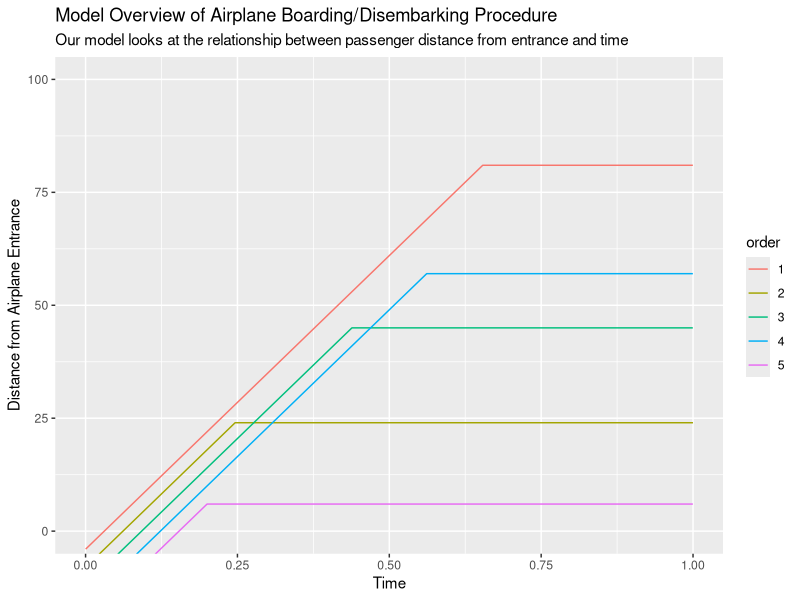
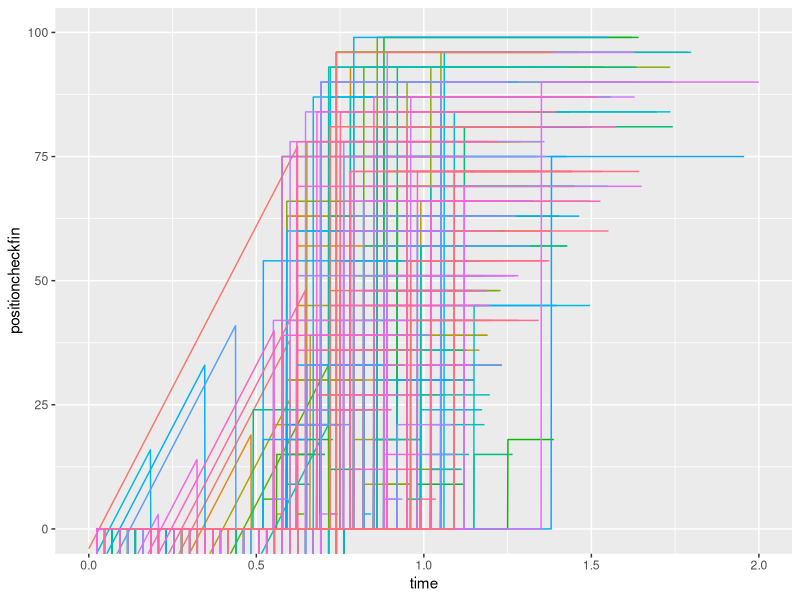
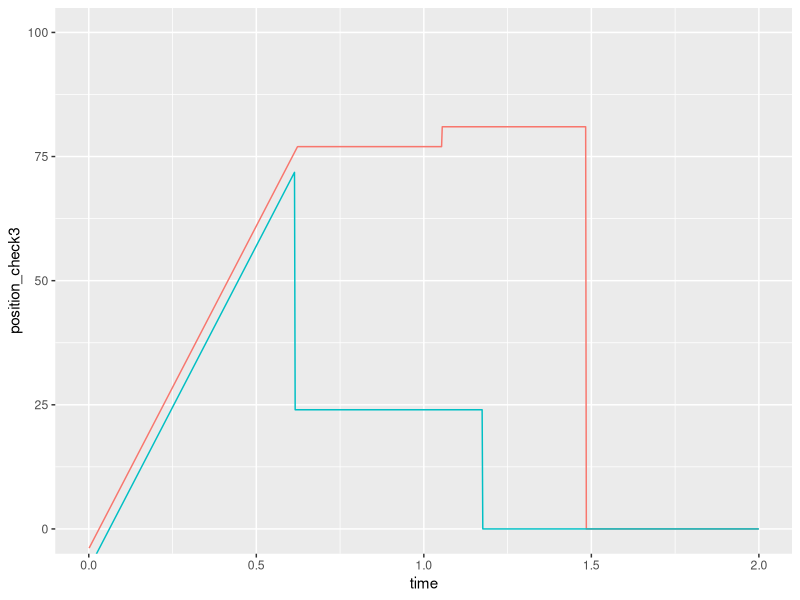

Write R code to recreate these figures, in order.
## ---- chunk 1
knitr::opts_chunk$set(echo = TRUE)
library(tidyverse)

## ---- chunk 2
#20 Passenger Identity

passenger_identity6 <- tibble(walking_speed = sample(x= c(130, 138, 126), size = 6, prob = c(0.35, 0.40, 0.25), replace = TRUE),
       priority = sample(x = c(0,1), size = 6, prob = c(0.95,0.5), replace = TRUE),
       trouble_some = sample(x = c(0,1,2,3,4), size = 6, prob = c(0.55, 0.75, 0.45, 0.35, 0.10), replace = TRUE))%>%
  mutate(queue_check = ifelse(priority == 1,
                               0, 
                               1)) %>%
  mutate(queue_wrong = ifelse(queue_check == 1,
                                ifelse(trouble_some == 0,
                                        sample(x= c(1,0),size = 6, replace = TRUE, prob = c(0, 1)),
                                   ifelse(trouble_some == 1, 
                                       sample(x= c(1,0),size = 6, replace = TRUE, prob = c(0.1, 0.9)),
                                        ifelse(trouble_some == 2,
                                               sample(x= c(1,0),size = 6, replace = TRUE, prob = c(0.3, 0.7)),
                                               ifelse(trouble_some == 3,
                                                       sample(x= c(1,0),size = 6, replace = TRUE, prob =c(0.5,0.5)),
                                                       sample(x= c(1,0),size = 6, replace = TRUE, prob = c(0.7, 0.3))
                                                               )))), 
                               0))%>% 
  mutate(luggage_num = sample(x = c(0,1,2,3), size = 6, replace = TRUE, prob = c(0.1, 0.55, 0.20, 0.15)))%>%
  mutate(seat_assign_letter = sample(x = c(rep("A",1),rep("B",1),rep("C",1),rep("D",1),rep("E",1),rep("F",1)), replace = FALSE))%>%
  arrange(seat_assign_letter)%>%
  mutate(seat_row_number = c(1,1,1,1,1,1))%>%
  mutate(seat_spot = ifelse(seat_assign_letter == "A"|seat_assign_letter == "F", 3, 
                             ifelse(seat_assign_letter == "B"|seat_assign_letter == "E",2,
                                     1)))%>%
  mutate(order = sample(x= 1:6, size =6))%>%
  summarise(walking_speed, priority, trouble_some, queue_wrong,luggage_num, seat_assign_letter,seat_row_number, seat_spot,order)

passenger_identity6


## ---- chunk 3
# Passenger Identity

set.seed(1)


passenger_identity1 <- tibble(walking_speed = sample(x= c(130, 130, 130), size = 195, prob = c(0.35, 0.40, 0.25), replace = TRUE),
       priority = sample(x = c(0,1), size = 195, prob = c(0.95,0.5), replace = TRUE),
       trouble_some = sample(x = c(0,1,2,3,4), size = 195, prob = c(0.55, 0.75, 0.45, 0.35, 0.10), replace = TRUE))%>%
  mutate(queue_check = ifelse(priority == 1,
                               0, 
                               1)) %>%
  mutate(queue_wrong = ifelse(queue_check == 1,
                                ifelse(trouble_some == 0,
                                        sample(x= c(1,0),size = 195, replace = TRUE, prob = c(0, 1)),
                                   ifelse(trouble_some == 1, 
                                       sample(x= c(1,0),size = 195, replace = TRUE, prob = c(0.1, 0.9)),
                                        ifelse(trouble_some == 2,
                                               sample(x= c(1,0),size = 195, replace = TRUE, prob = c(0.3, 0.7)),
                                               ifelse(trouble_some == 3,
                                                       sample(x= c(1,0),size = 195, replace = TRUE, prob =c(0.5,0.5)),
                                                       sample(x= c(1,0),size = 195, replace = TRUE, prob = c(0.7, 0.3))
                                                               )))), 
                               0))%>% 
  mutate(luggage_num = sample(x = c(0,1,2,3), size = 195, replace = TRUE, prob = c(0.1, 0.55, 0.20, 0.15)))%>%
  mutate(seat_assign_letter = sample(x = c(rep("A",33),rep("B",33),rep("C",33),rep("D",32),rep("E",32),rep("F",32)), replace = FALSE))%>%
  arrange(seat_assign_letter)%>%
  mutate(seat_row_number = c(1:33,1:33,1:33,1:32,1:32,1:32))%>%
  mutate(seat_spot = ifelse(seat_assign_letter == "A"|seat_assign_letter == "F", 3, 
                             ifelse(seat_assign_letter == "B"|seat_assign_letter == "E",2,
                                     1)))%>%
  summarise(walking_speed, priority, trouble_some, queue_wrong,luggage_num, seat_assign_letter,seat_row_number, seat_spot)
  
  









## ---- chunk 4
# simulation1
# set.seed(1)
# 
# passenger_1 <- passenger_identity1%>%
#   mutate(walking_distance = seat_row_number*3)%>%
#   mutate(walking_time_min = walking_distance/walking_speed)%>%
#   mutate(order =sample(x=1:195,replace = FALSE))%>%
#   mutate(time_before_enter = order*0.08+2)%>%
#   arrange(order)%>%
#   mutate(sit_duration =2*trouble_some+10+2*seat_spot)%>%
#   filter(order == 1)
# 
# passenger_2 <- passenger_identity1%>%
#   mutate(walking_distance = seat_row_number*3)%>%
#   mutate(walking_time_min = walking_distance/walking_speed)%>%
#   mutate(order =sample(x=1:195,replace = FALSE))%>%
#   mutate(time_before_enter = order*0.08+2)%>%
#   arrange(order)%>%
#   mutate(sit_duration =2*trouble_some+10+2*seat_spot)%>%
#   filter(order == 2)
# 
# 
# passenger_3 <- passenger_identity1%>%
#   mutate(walking_distance = seat_row_number*3)%>%
#   mutate(walking_time_min = walking_distance/walking_speed)%>%
#   mutate(order =sample(x=1:195,replace = FALSE))%>%
#   mutate(time_before_enter = order*0.08+2)%>%
#   arrange(order)%>%
#   mutate(sit_duration =2*trouble_some+10+2*seat_spot)%>%
#   filter(order == 3)
# 
# 
#   
#   
# 
# 
# a <- function(x){ 
#   ifelse(( x < passenger_1$walking_time_min),passenger_1$walking_speed*x,
#          ifelse((passenger_1$walking_time_min<x & x<passenger_1$seat_spot),passenger_1$seat_row_number*3, 
#                 NA)) 
# } 
# 
# b <- function(x){  
#   ifelse((passenger_2$walking_speed*x+4 > passenger_1$walking_speed*x), 
# 
#                           ifelse((4/(passenger_2$walking_speed-passenger_1$walking_speed)<x & x<passenger_1$walking_time_min),passenger_1$walking_speed*x-4, #2
#                                                                                                          
#                           ifelse((passenger_1$walking_time_min<x & x<(passenger_1$sit_duration+passenger_1$walking_time_min)),passenger_1$walking_distance-4, #3
#                 
#                 ifelse(((passenger_1$sit_duration+passenger_1$walking_time_min)<x & x<(passenger_1$walking_time_min+passenger_1$sit_duration+(passenger_2$walking_distance-passenger_1$walking_distance)/passenger_2$walking_speed)),(passenger_2$walking_speed*x-4*(passenger_2$walking_speed)*passenger_1$sit_duration/4-4*n),
#                        ifelse(x>(passenger1$walking_time_min+passenger_1$sit_duration+(passenger_2$walking_distance-passenger_1$walking_distance)/passenger_2$walking_speed),passenger_2$walking_distance,NaN)))),
#     
#     ifelse(( x < passenger_2$walking_time_min),passenger_2$walking_speed*x-4*n,
#          ifelse((passenger_2$walking_time_min<x & x<passenger_2$sit_duration+passenger_2$walking_time_min),passenger_2$walking_distance-4*n,NaN))) }
# 
# 
# c <- function(x){  
#   ifelse((passenger_3$walking_speed*x+4 > passenger_2$walking_speed*x), 
# 
#                           ifelse((4/(passenger_3$walking_speed-passenger_2$walking_speed)<x & x<passenger_2$walking_time_min),passenger_2$walking_speed*x-4, #2
#                                                                                                          
#                           ifelse((passenger_1$walking_time_min<x & x<(passenger_2$sit_duration+passenger_2$walking_time_min)),passenger_2$walking_distance-4, #3
#                 
#                 ifelse(((passenger_2$sit_duration+passenger_2$walking_time_min)<x & x<(passenger_2$walking_time_min+passenger_2$sit_duration+(passenger_3$walking_distance-passenger_2$walking_distance)/passenger_3$walking_speed)),(passenger_3$walking_speed*x-4*(passenger_3$walking_speed)*passenger_2$sit_duration/4-4*n),
#                        ifelse(x>(passenger1$walking_time_min+passenger_1$sit_duration+(passenger_3$walking_distance-passenger_2$walking_distance)/passenger_3$walking_speed),passenger_3$walking_distance,NaN)))),
#     
#     ifelse(( x < passenger_3$walking_time_min),passenger_3$walking_speed*x-4*n,
#          ifelse((passenger_3$walking_time_min<x & x<passenger_3$sit_duration+passenger_3$walking_time_min),passenger_3$walking_distance-4*n,NaN))) }
# 
# 
# 
# 
# plot(a, col = "red") 
# plot(b, col = "red") 
# plot(c,  col = "red") 
# 
# par(new=TRUE)
# 
# abline(v = 0, h = 0)

## ---- chunk 5
#Simulation_Trial1_Error!


# set.seed(1)
# for (n in 2:4) {
#   m <- passenger_identity1%>%
#   mutate(walking_distance = seat_row_number*3)%>%
#   mutate(walking_time_min = walking_distance/walking_speed)%>%
#   mutate(order =sample(x=1:195,replace = FALSE))%>%
#   mutate(time_before_enter = order*0.08+2)%>%
#   arrange(order)%>%
#   mutate(sit_duration =0.03*trouble_some+0.17+0.03*seat_spot)%>%
#   filter(order == n)
#   
#   p <- passenger_identity1%>%
#   mutate(walking_distance = seat_row_number*3)%>%
#   mutate(walking_time_min = walking_distance/walking_speed)%>%
#   mutate(order =sample(x=1:195,replace = FALSE))%>%
#   mutate(time_before_enter = order*0.08+2)%>%
#   arrange(order)%>%
#   mutate(sit_duration =0.03*trouble_some+0.17+0.03*seat_spot)%>%
#   filter(order == n-1)
#   set.seed(1)
#   a <- function(x){  
#   ifelse((m$walking_speed*x > p$walking_speed*x), 
#                            # ifelse( x < 4/(m$walking_speed-p$walking_speed),m$walking_speed*x-4*n,  
#                           ifelse((4/(m$walking_speed-p$walking_speed)<x & x<p$walking_time_min),p$walking_speed*x-4, #2
#                                                                                                          
#                           ifelse((p$walking_time_min<x & x<(p$sit_duration+p$walking_time_min)),p$walking_distance-4, #3
#                 
#                 ifelse(((p$sit_duration+p$walking_time_min)<x & x<(p$walking_time_min+p$sit_duration+(m$walking_distance-p$walking_distance)/m$walking_speed)),(m$walking_speed*x-4*(m$walking_speed)*p$sit_duration/4-4*n),
#                        ifelse(x>(p$walking_time_min+p$sit_duration+(m$walking_distance-p$walking_distance)/m$walking_speed),m$walking_distance,NaN)))),
#     
#     ifelse(( x < m$walking_time_min),m$walking_speed*x-4*n,
#          ifelse((m$walking_time_min<x & x<m$sit_duration+m$walking_time_min),m$walking_distance-4*n,NaN))) }
#   
# plot(a, xlim = c(0,0.4), ylim = c(0,100))
#   par(new=TRUE)
#   
# }
#          
#          
 

## ---- chunk 6
# #Simulation-Trial1-fixing
# 
# set.seed(1)
#   m <- passenger_identity1%>%
#   mutate(walking_distance = seat_row_number*3)%>%
#   mutate(walking_time_min = walking_distance/walking_speed)%>%
#   mutate(order =sample(x=1:195,replace = FALSE))%>%
#   mutate(time_before_enter = order*0.08+2)%>%
#   arrange(order)%>%
#   mutate(sit_duration =2*trouble_some+10+2*seat_spot)
#   
# set.seed(10)
#   
# m %>%
#   expand(m,time = seq(0,1,0.01))%>%
#   arrange(order)%>%
#   mutate(position_null = ifelse(( time < walking_time_min),walking_speed*time-4*order,0))%>%
#   
#   mutate(position_2 = ifelse((walking_time_min<=time & time<=sit_duration+ walking_time_min),walking_distance-4*order,0))%>%
#   
#   mutate(position_check = ifelse(position_null == 0, position_2, position_null))%>%
#   
#   arrange(time)%>%
#   
#   mutate(position_diff = c(0,diff(position_check)))%>%
#   
#   mutate(position_diff = ifelse(position_diff > 20, 0, position_diff))%>%
#   
#   
#     filter(position_check >=0)%>%
#   
#   mutate(location_model1 = ifelse(position_diff>4, position_check+position_diff-4, position_check))%>%
#   
#   
#   filter(order == 1 | order == 2 |order == 3)
# %>%
#   
# 
#   
#   mutate(order = as.character(order))%>%
#   
#   
#   ggplot(aes(x=time, y=location_model1))+
#   geom_line(aes(colour = order))
# 
#   
#   
#   
#   a <- function(x){ 
#   ifelse(( x < m$walking_time_min),m$walking_speed*x-4*n,
#          ifelse((m$walking_time_min<x & x<m$sit_duration-m$walking_time_min),m$seat_row_number*3-4*n, 
#                 NA)) 
#   
#   } 
#   # plot(a,xlim=c(0,4), ylim = c(0, 90), col = "red") 
#   # par(new=TRUE)
#   plot(a)
# }
## ---- chunk 7
# m %>%
#   expand(m,time = seq(0,5,0.1))%>%
#   arrange(order)%>%
#   mutate(position_null = ifelse(( time < walking_time_min),walking_speed*time-4*order,0))%>%
#   
#   mutate(position_2 = ifelse((walking_time_min<time & time<sit_duration+ walking_time_min),walking_distance-4*order,0))%>%
#   
#   mutate(position_final = ifelse(position_null == 0, position_2, position_null))%>%
#   
#   summarise(order,time,position_final)
## ---- chunk 8
set.seed(1)
  m <- passenger_identity1%>%
  mutate(walking_distance = seat_row_number*3)%>%
  mutate(walking_time_min = walking_distance/walking_speed)%>%
  mutate(order =sample(x=1:195,replace = FALSE))%>%
  mutate(time_before_enter = order*0.08+2)%>%
  arrange(order)%>%
  mutate(sit_duration =0.3*trouble_some+0.50+2*seat_spot)
  
set.seed(10)
  
m %>%
  expand(m,time = seq(0,1,0.0001))%>%
  filter(order == 1:5)%>%
  
  arrange(order)%>%
  mutate(position_null = ifelse(( time <= walking_time_min+order*4/walking_speed),walking_speed*time-4*order,0))%>%
  
  mutate(position_2 = ifelse(((walking_time_min+order*4/walking_speed)< time & time<=(sit_duration+ walking_time_min+order*4/walking_speed)),walking_distance,0))%>%
  
  mutate(position_check = ifelse(position_null == 0, position_2, position_null))%>%
  
  mutate(position_check2 = ifelse(time>(sit_duration+ walking_time_min+order*4/walking_speed), NA, position_check))%>%
  
  mutate(position_diff = c(0, diff(position_check))) %>%
  
  
  mutate(order = as.character(order))%>%
  ggplot(aes(x=time, y=position_check2))+
  geom_line(aes(colour = order), na.rm = TRUE)+
  coord_cartesian(ylim = c(0,100))+
  labs(title = "Model Overview of Airplane Boarding/Disembarking Procedure", 
      subtitle = "Our model looks at the relationship between passenger distance from entrance and time",
      x = "Time",
      y = "Distance from Airplane Entrance")
## ---- chunk 9
set.seed(1)
  m <- passenger_identity1%>%
  mutate(walking_distance = seat_row_number*3)%>%
  mutate(walking_time_min = walking_distance/walking_speed)%>%
  mutate(order =sample(x=1:195,replace = FALSE))%>%
  mutate(time_before_enter = order*0.08+2)%>%
  arrange(order)%>%
  mutate(sit_duration =0.1*trouble_some+0.2+0.03*seat_spot)
  
  new<-m%>%
  mutate(walking_distance_diff = c(0,diff(walking_distance)))%>%
  mutate(sit_duration_diff = c(0,diff(sit_duration))) %>%
  mutate(sit_duration_new = ifelse(walking_distance_diff>=0, sit_duration+sit_duration-sit_duration_diff, sit_duration))%>%
  mutate(speed_diff = c(0,diff(walking_speed))) %>%
  mutate(walking_speed_model = ifelse(speed_diff >= 0, walking_speed-speed_diff, walking_speed))
  
  
  
  time_final1<- new%>%
    expand(new,time = seq(0,2,0.001))%>%
             mutate(position1_3 = ifelse(time<=(walking_distance-walking_distance_diff)/(walking_speed_model)+
                                           (walking_distance_diff)/walking_speed, walking_speed*time-4*order,0))%>%
    
    
    mutate(position2_4 = ifelse((walking_distance-walking_distance_diff)/(walking_speed)+
                                           (walking_distance_diff)/walking_speed<time & time> sit_duration+sit_duration-sit_duration_diff, walking_distance,0))%>%
    
    
    mutate(positioncheck = ifelse(position1_3 == 0, position2_4, position1_3))%>%
    mutate(positioncheckfin = ifelse(time>walking_distance_diff/walking_speed + sit_duration - sit_duration_diff+ (walking_distance-walking_distance_diff)/(walking_speed_model)+sit_duration, NA, positioncheck))
  
  time_final1%>%
  mutate(order = as.character(order))%>%
  ggplot(aes(x=time, y=positioncheckfin))+
  geom_line(aes(colour = order), na.rm = TRUE)+
  coord_cartesian(ylim = c(0,100))+
  theme(legend.position="none")
  

time_final <- new%>%
  expand(new,time = seq(0,2,0.001))%>%
  
  mutate(position_null = ifelse(( time <= (walking_distance-walking_distance_diff)/(walking_speed_model)),walking_speed_model*time-4*order,0))%>%
  
  mutate(position_2 = ifelse(((walking_distance-walking_distance_diff)/(walking_speed_model)< time & time<=(sit_duration - sit_duration_diff+ (walking_distance-walking_distance_diff)/(walking_speed_model))),walking_distance-walking_distance_diff-4*order,0))%>%
  
  mutate(position_3 = ifelse(((sit_duration - sit_duration_diff+ (walking_distance-walking_distance_diff)/(walking_speed_model))<time & time<= (walking_distance_diff+4)/walking_speed + sit_duration - sit_duration_diff+ (walking_distance-walking_distance_diff)/(walking_speed_model)),walking_speed*(time-(sit_duration - sit_duration_diff+ (walking_distance-walking_distance_diff)/(walking_speed_model)))+(walking_distance-walking_distance_diff)-4*order,0)) %>%
  
  mutate(position_4 = ifelse(walking_distance_diff/walking_speed + sit_duration - sit_duration_diff+ (walking_distance-walking_distance_diff)/(walking_speed_model)<time & time<= walking_distance_diff/walking_speed + sit_duration - sit_duration_diff+ (walking_distance-walking_distance_diff)/(walking_speed_model)+sit_duration, walking_distance,0))%>%
  
  mutate(position_check1 = ifelse(position_null == 0, position_2, position_null))%>%
  mutate(position_check2 = ifelse(position_3 == 0, position_check1, position_3))%>%
  mutate(position_check3 = ifelse(position_4 == 0, position_check2, position_4))%>%
  mutate(position_checkfin = ifelse(time>walking_distance_diff/walking_speed + sit_duration - sit_duration_diff+ (walking_distance-walking_distance_diff)/(walking_speed_model)+sit_duration, NA, position_check3))%>%

filter(order == 1:2)




time_final%>%
  mutate(order = as.character(order))%>%
  ggplot(aes(x=time, y=position_check3))+
  geom_line(aes(colour = order), na.rm = TRUE)+
  coord_cartesian(ylim = c(0,100))+
  theme(legend.position="none")




